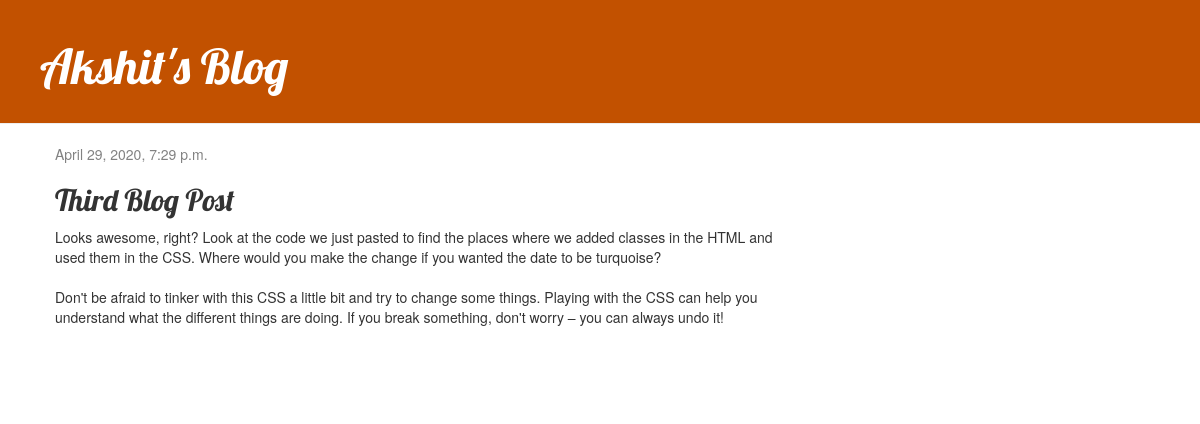
Screenshot of /post/3/ with the database file from the repository.
### blog/models.py (models this page shows, shortened)
class Post(models.Model):
    author = models.ForeignKey(settings.AUTH_USER_MODEL, on_delete=models.CASCADE)
    title = models.CharField(max_length=200)
    text = models.TextField()
    created_date = models.DateTimeField(default=timezone.now)
    published_date = models.DateTimeField(blank=True, null=True)

### blog/views.py (the view)
# urls.py: path('post/<int:pk>/', views.post_detail, name='post_detail'),
def post_detail(request, pk):
    post = get_object_or_404(Post, pk=pk)
    return render(request, 'blog/post_detail.html', {'post': post})

### blog/templates/blog/post_detail.html
{% extends 'blog/base.html' %}
{% block content %}
    <div class="post">
        {% if post.published_date %}
            <div class="date">
                {{ post.published_date }}
            </div>
        {% endif %}
        <h2>{{ post.title }}</h2>
        <p>{{ post.text|linebreaksbr }}</p>
    </div>
{% endblock %}

### blog/static/blog/css/blog.css (style rules this page uses)
h1, h2, h3, h4 { font-family: 'Lobster', cursive; }
.date { color: #828282; }
.post { margin-bottom: 70px; }

### rows the page displays
Post: published_date "April 29, 2020, 7:29 p.m.", title "Third Blog Post", text "Looks awesome, right? Look at the code we just pasted to find the places where we added classes in the HTML and used them in the CSS. Where would you make the change if you wanted the date to be turquoise? Don't be afraid to tinker with this CSS a little bit and try to change some things. Playing with the CSS can help you understand what the different things are doing. If you break something, don't worry – you can always undo it!"
